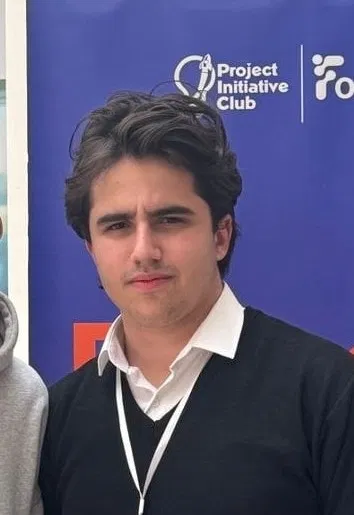
#> input picture generator/source.png, 354 x 515 px, given in place of source.jpg, which was not available
$ python portrait_pipeline.py
#> lines starting #> are read from the running program, lines starting #| are printed output that depends on the picture; after the words box and inside, x2 and y2 are one past the last pixel; in counts of white or black regions, pixels touching at a corner belong together; pictures that were not available may be replaced by others from this repository, and a replacement may not be noted
"""
Portrait -> dot-matrix pipeline.
Source of truth for the animated banner's portrait layer.
Outputs .npy dot-coordinate arrays (grid space 300x340) for both themes.
"""
import numpy as np
from PIL import Image, ImageOps, ImageEnhance, ImageFilter
from scipy import ndimage

GRID_W, GRID_H = 300, 340
CROP_BOX = (58, 8, 354, 480)  # locked crop on the 354x515 source


def load_and_frame(src_path):
    im = Image.open(src_path).convert("RGB")
    crop = im.crop(CROP_BOX)
    cw, ch = crop.size

    # sample background from the two top corners (reliably banner-blue in this photo)
    arr = np.array(crop)
    patch = np.concatenate([
        arr[0:15, 0:15].reshape(-1, 3),
        arr[0:15, -15:].reshape(-1, 3),
    ], axis=0)
    bg_color = patch.mean(axis=0)

    # preserve aspect ratio: fit to target height, pad width to GRID_W
    scale = GRID_H / ch
    new_w = max(1, round(cw * scale))
    resized = crop.resize((new_w, GRID_H), Image.LANCZOS)

    canvas = Image.new("RGB", (GRID_W, GRID_H), tuple(bg_color.astype(int)))
    off_x = (GRID_W - new_w) // 2
    canvas.paste(resized, (off_x, 0))

    return canvas, bg_color, (off_x, 0, off_x + new_w, GRID_H)


def segment_mask(framed_rgb, bg_color, thresh=42):
    arr = np.array(framed_rgb).astype(np.float32)
    dist = np.sqrt(((arr - bg_color[None, None, :]) ** 2).sum(axis=-1))
    fg = dist > thresh

    # opening first: erode away thin bridges (e.g. background logo text
    # touching hair) before we ever pick a "largest" component, then
    # dilate back. Do NOT close here - closing would reconnect exactly
    # the bridges we're trying to break.
    fg = ndimage.binary_opening(fg, structure=np.ones((3, 3)), iterations=7)

    labeled, n = ndimage.label(fg)
    if n > 0:
        sizes = ndimage.sum(fg, labeled, range(1, n + 1))
        largest = np.argmax(sizes) + 1
        fg = labeled == largest
        # now that we have a single isolated component, closing + hole
        # fill is safe and just smooths its own boundary/interior
        fg = ndimage.binary_closing(fg, structure=np.ones((3, 3)), iterations=2)
        fg = ndimage.binary_fill_holes(fg)
    return fg


def preprocess_gray(framed_rgb):
    g = ImageOps.autocontrast(framed_rgb.convert("L"), cutoff=1)
    g = ImageEnhance.Contrast(g).enhance(1.3)
    g = g.filter(ImageFilter.UnsharpMask(radius=3, percent=140))
    return np.array(g).astype(np.float32)


def serpentine_floyd_steinberg(gray, mask=None, threshold=128.0):
    """Manual FS dithering with alternating (serpentine) row direction.
    If mask is given, only pixels inside mask are processed and error is
    only diffused to neighbors that are also inside the mask (no bleed
    across the segmentation boundary)."""
    h, w = gray.shape
    buf = gray.copy()
    out = np.zeros((h, w), dtype=bool)
    if mask is None:
        mask = np.ones((h, w), dtype=bool)

    for y in range(h):
        left_to_right = (y % 2 == 0)
        xs = range(w) if left_to_right else range(w - 1, -1, -1)
        for x in xs:
            if not mask[y, x]:
                continue
            old = buf[y, x]
            new = 0.0 if old < threshold else 255.0
            out[y, x] = new < 1.0  # dot "on" where dark
            err = old - new
            step = 1 if left_to_right else -1
            nbrs = [(y, x + step, 7 / 16), (y + 1, x - step, 3 / 16),
                    (y + 1, x, 5 / 16), (y + 1, x + step, 1 / 16)]
            for ny, nx, frac in nbrs:
                if 0 <= ny < h and 0 <= nx < w and mask[ny, nx]:
                    buf[ny, nx] += err * frac
    return out


def dots_from_bitmap(bitmap):
    ys, xs = np.nonzero(bitmap)
    return np.stack([xs, ys], axis=1).astype(np.int16)  # (N,2) in grid space


def process(src_path, mode):
    framed, bg_color, content_box = load_and_frame(src_path)
#> in load_and_frame, im is the input picture: PIL image 354x515 RGB; mean R, G, B 94.3, 89.5, 119.4
#> in load_and_frame, `crop = im.crop(CROP_BOX)`:
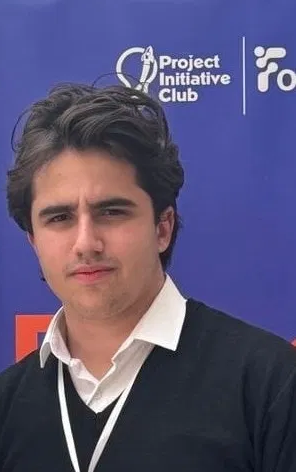
#> crop: PIL image 296x472 RGB; mean R, G, B 90.8, 83.7, 115.8
#> in load_and_frame, `patch = np.concatenate([ arr[0:15, 0:15].reshape(-1, 3), arr[0:15, -15..`: patch = 450 rows, first 8: [85, 97, 168], [85, 97, 168], [87, 98, 169], [87, 98, 169], [87, 98, 169], [87, 98, 169], [88, 99, 170], [88, 99, 170]
#> in load_and_frame, `bg_color = patch.mean(axis=0)`: bg_color = [79.27, 89.1, 164.2]
#> in load_and_frame, `canvas.paste(resized, (off_x, 0))`:
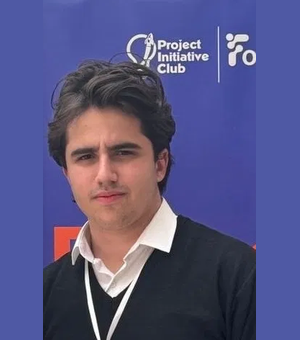
#> canvas: PIL image 300x340 RGB; mean R, G, B 87.3, 85.3, 129.8
#> bg_color = [79.27, 89.1, 164.2]; content_box = (43, 0, 256, 340)
    mask = segment_mask(framed, bg_color, thresh=42)
#> in segment_mask, `fg = dist > thresh`: fg: shape (340, 300) bool; 42.8% white; 12 white regions (9 under 20 px), largest, box (x1, y1, x2, y2) and area: (43, 33, 256, 340) 42833, (225, 32, 256, 68) 761, (218, 26, 220, 83) 86
#> in segment_mask, `fg = ndimage.binary_opening(fg, structure=np.ones((3, 3)), iterations=7)`:
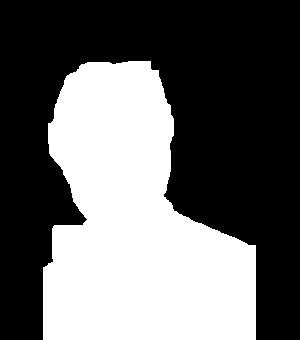
#> fg: shape (340, 300) bool; 40.2% white; 1 white region, box (x1, y1, x2, y2) and area: (43, 61, 256, 340) 40965
#> in segment_mask, `labeled, n = ndimage.label(fg)`: n = 1
#> in segment_mask, `sizes = ndimage.sum(fg, labeled, range(1, n + 1))`: sizes = [40965]
#> in segment_mask, `largest = np.argmax(sizes) + 1`: largest = 1
#> in segment_mask, `fg = ndimage.binary_closing(fg, structure=np.ones((3, 3)), iterations=2)`: fg: shape (340, 300) bool; 39.8% white; 1 white region, box (x1, y1, x2, y2) and area: (43, 61, 256, 338) 40557
    gray = preprocess_gray(framed)

    if mode == "dark":
        bitmap = serpentine_floyd_steinberg(gray, mask=mask)
#> after the loop in serpentine_floyd_steinberg, `for y in range(h):`:
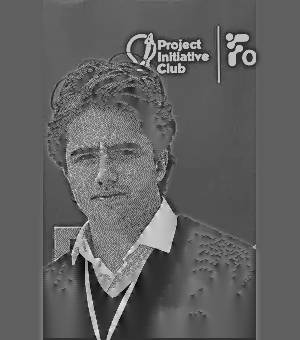
#> buf: shape (340, 300) float32; min -87.95, max 366.8, mean 86.3; drawn with min black and max white
#> after the loop in serpentine_floyd_steinberg, `for y in range(h):`:
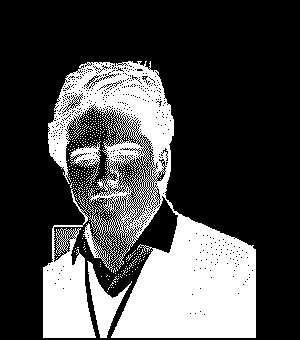
#> out: shape (340, 300) bool; 28.9% white; 357 white regions (354 under 20 px), largest, box (x1, y1, x2, y2) and area: (43, 61, 256, 338) 27423, (87, 261, 132, 338) 1137, (70, 141, 101, 187) 436
    else:
        # keep the background (don't hard-cut it like dark mode does) but
        # lighten it substantially before dithering so it reads as a soft
        # texture behind the subject rather than competing at equal density
        gray_light = gray.copy()
        gray_light[~mask] = gray_light[~mask] + (255 - gray_light[~mask]) * 0.93
        bitmap = serpentine_floyd_steinberg(gray_light, mask=None)

    dots = dots_from_bitmap(bitmap)
#> dots = 29524 pairs, first value 43 to 255, second value 61 to 337
    return dots, bitmap, framed


if __name__ == "__main__":
    import sys
    src = "build/source.jpg"
    for mode in ("dark", "light"):
        dots, bitmap, framed = process(src, mode)
        np.save(f"out/portrait_dots_{mode}.npy", dots)
        # quick raster preview: dot color per theme on its page background
        bg = (10, 16, 31) if mode == "dark" else (250, 249, 252)
        fg = (167, 139, 250) if mode == "dark" else (124, 58, 237)
        prev = Image.new("RGB", (GRID_W, GRID_H), bg)
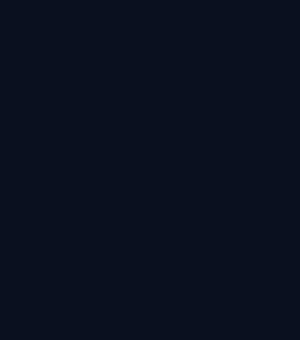
#> prev: PIL image 300x340 RGB; mean R, G, B 10, 16, 31
        px = prev.load()
        for x, y in dots:
            px[int(x), int(y)] = fg
#> this loop made 29524 passes
#> (x, y) on passes 1 to 3: (128, 61), (129, 61), (130, 61)
        prev = prev.resize((GRID_W * 2, GRID_H * 2), Image.NEAREST)
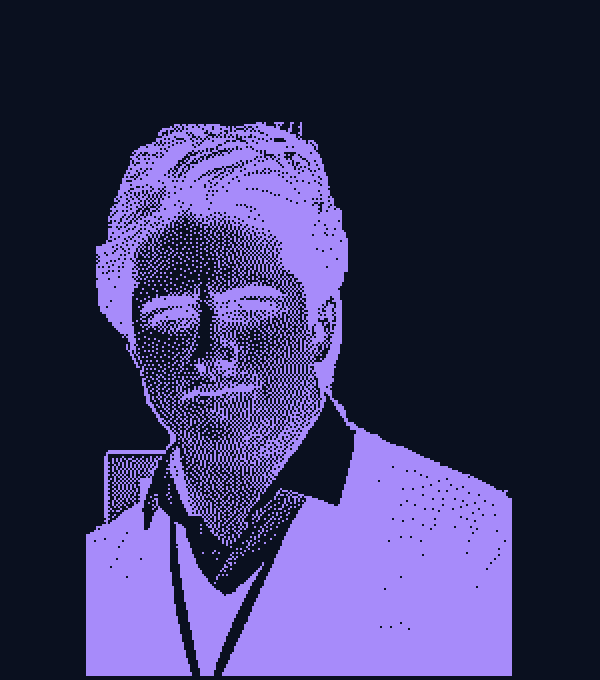
#> prev: PIL image 600x680 RGB; mean R, G, B 55.4, 51.6, 94.4
        prev.save(f"build/preview_{mode}.png")
        print(mode, "dot count:", len(dots), "coverage:", round(len(dots) / (GRID_W * GRID_H) * 100, 1), "%")
#| dark dot count: 29524 coverage: 28.9 %
